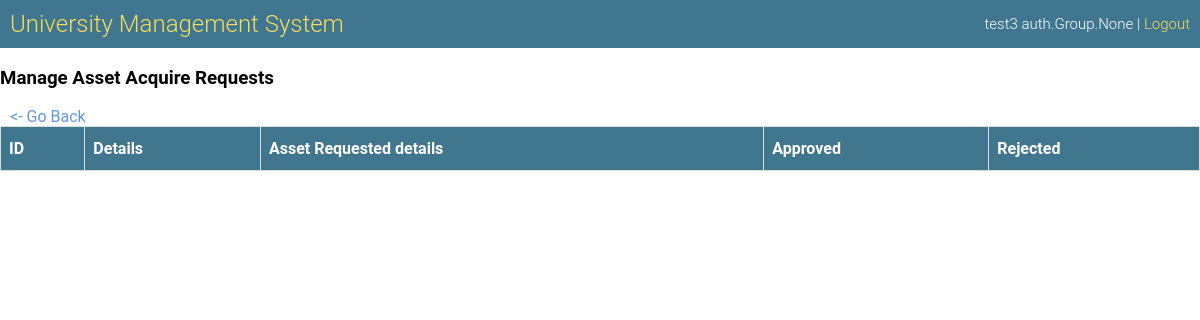
/manage_acquire_requests/ (signed in), run on an earlier commit of the app's database.
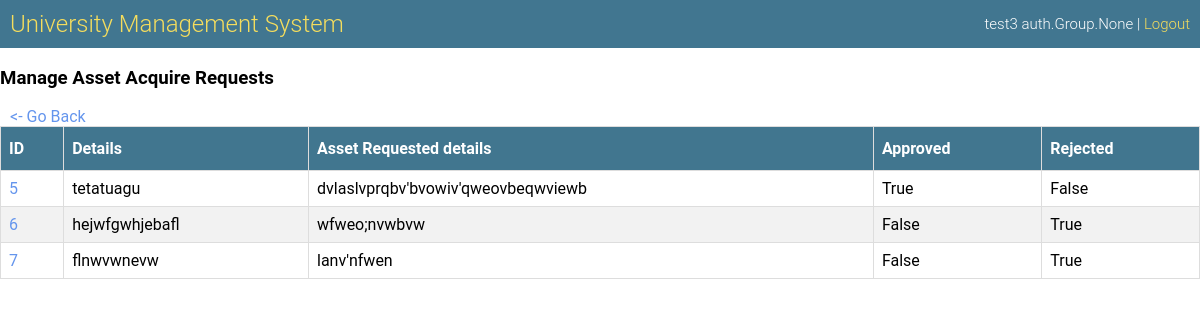
And on a later commit of the database.
### app/models.py (models this page shows)
class AssetRequest(Model):
    creator = ForeignKey(User, CASCADE, related_name='created_request_set')
    approved = BooleanField(default=False)
    rejected = BooleanField(default=False)
    details = TextField()

class AssetAcquireRequest(AssetRequest):
    requested_asset_detail = TextField()

class AssetRequest(Model):
    creator = ForeignKey(User, CASCADE, related_name='created_request_set')
    approved = BooleanField(default=False)
    rejected = BooleanField(default=False)
    details = TextField()

### app/views.py (the view)
# urls.py: path('manage_acquire_requests/', views.manage_acquire_requests),
@login_required
def manage_acquire_requests(request):
    groups = get_user_dict(request)['groups']
    if 'ADMIN' not in groups:
        return redirect('/')
    asset_requests = AssetAcquireRequest.objects.all()
    return render(request, 'manage_acquire_requests.html', {'items': asset_requests})

### app/views.py (called while the page is built)
def get_user_dict(request):
    user = get_user(request)
    user_dict = {
        'username': user.username.upper(),
        'groups': []
    }
    for g in user.groups.all():
        user_dict['groups'].append(g.name.upper())
    return user_dict

### app/templates/manage_acquire_requests.html
<html>
    <head>
        <link rel="stylesheet" href="/static/app.css">
    </head>
    <body>
        <div class="header">
            <h1><a href="/">University Management System</a></h1>
            <p>{{user.username}} {{user.groups}} | <a href="/logout">Logout</a></p>
        </div>
        <h3>Manage Asset Acquire Requests</h3>
        <a style="cursor: pointer; padding-left: 10px;" onClick="javascript:history.go(-1); return false;"><- Go Back</a>
        <div class="table-container">
            <table>
                <thead>
                    <tr>
                        <th>ID</th>
                        <th>Details</th>
                        <th>Asset Requested details</th>
                        <th>Approved</th>
                        <th>Rejected</th>
                    </tr>
                </thead>
                <tbody>
                    {% for item in items %}
                    <tr>
                        <td><a href="/act_on_acquire/{{item.id}}">{{item.id}}</a></td>
                        <td>{{item.details}}</td>
                        <td>{{item.requested_asset_detail}}</td>
                        <td>{{item.approved}}</td>
                        <td>{{item.rejected}}</td>
                    </tr>
                    {% endfor %}
                </tbody>
            </table>
        </div>
    </body>
</html>

What changed in the data, as far as the page shows it:
added AssetAcquireRequest: id "5", details "tetatuagu", requested_asset_detail "dvlaslvprqbv'bvowiv'qweovbeqwviewb", approved "True", rejected "False"
added AssetAcquireRequest: id "6", details "hejwfgwhjebafl", requested_asset_detail "wfweo;nvwbvw", approved "False", rejected "True"
added AssetAcquireRequest: id "7", details "flnwvwnevw", requested_asset_detail "lanv'nfwen", approved "False", rejected "True"
